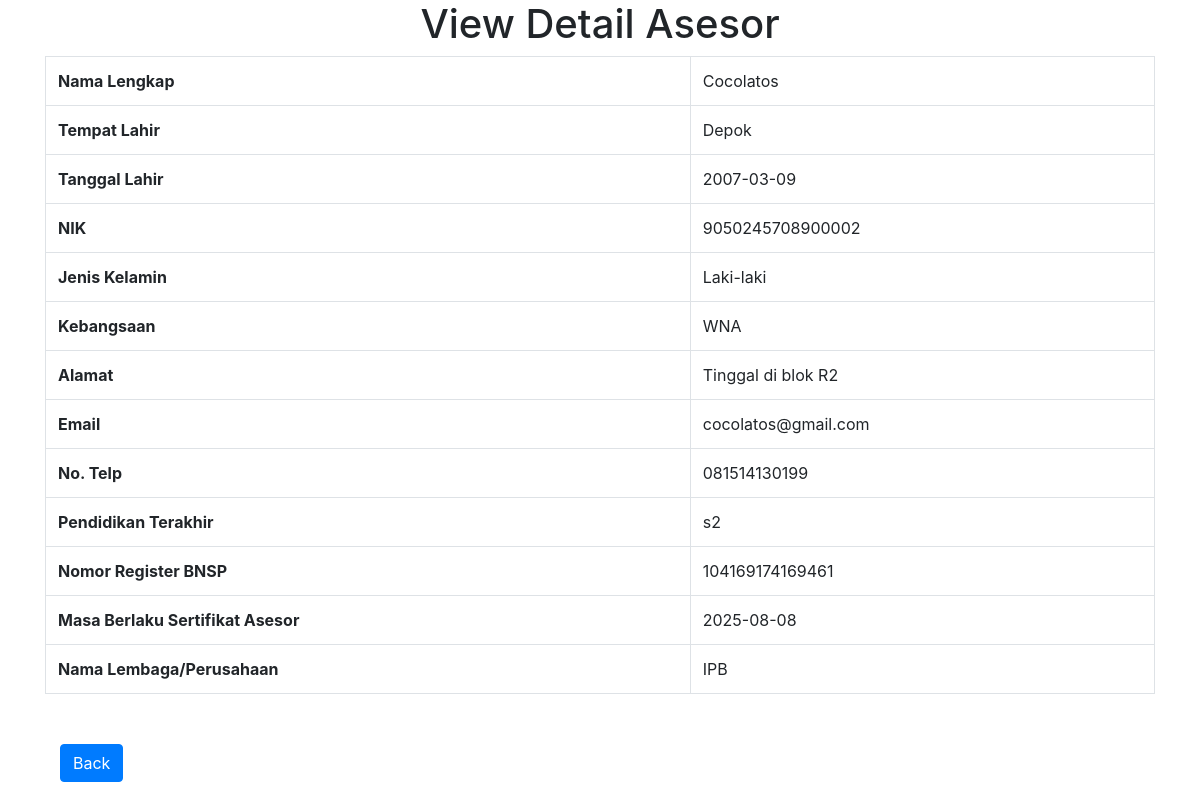
/view-detail-asesor.php?nik_number=9050245708900002, run on the app's committed database.
### tables this page shows
CREATE TABLE `data_asesor` (
  `id_assessor` int(11) NOT NULL,
  `assessor_name` varchar(255) NOT NULL,
  `tempat_lahir` varchar(255) NOT NULL,
  `birth_date` date NOT NULL,
  `nik_number` varchar(255) NOT NULL,
  `gender` enum('Laki-laki','Perempuan') NOT NULL,
  `nationality` varchar(255) NOT NULL,
  `address` varchar(255) NOT NULL,
  `email` varchar(255) NOT NULL,
  `phone_number` varchar(255) NOT NULL,
  `education_level` varchar(255) NOT NULL,
  `bnsp_reg_num` varchar(255) NOT NULL,
  `exp_date_sertificate` date NOT NULL,
  `institutional_name` varchar(255) NOT NULL
);

### src/view-detail-asesor.php (the view, shortened to what this page needs)
<!DOCTYPE html>
<html>
<head>
    <link rel="stylesheet" href="https://stackpath.bootstrapcdn.com/bootstrap/4.5.2/css/bootstrap.min.css">
</head>
<body>
    <div class="container">
        <h1 class="text-center">View Detail Asesor</h1>
        <table class="table table-bordered">
            <tbody>
                <?php
                $servername = "localhost";
                $username = "root";
                $password = "";
                $dbname = "pendaftaran";
                $conn = mysqli_connect($servername, $username, $password, $dbname);
                $sql = "SELECT * FROM data_asesor WHERE nik_number='".$_GET['nik_number']."'";
                $result = mysqli_query($conn, $sql);
                if (mysqli_num_rows($result) > 0) {
                    while($row = mysqli_fetch_assoc($result)) {
                        echo
                        "<tr>
                            <th>Nama Lengkap</th>
                            <td>".$row["assessor_name"]."</td>
                        </tr>
                        <tr>
                        <th>Tempat Lahir</th>
                        <td>".$row["tempat_lahir"]."</td>
                        </tr>
                        <tr>
                        <th>Tanggal Lahir</th>
                        <td>".$row["birth_date"]."</td>
                        </tr>
                        <tr>
                        <th>NIK</th>
                        <td>".$row["nik_number"]."</td>
                        </tr>
                        <tr>
                        <th>Jenis Kelamin</th>
                        <td>".$row["gender"]."</td>
                        </tr>
                        <tr>
                        <th>Kebangsaan</th>
                        <td>".$row["nationality"]."</td>
                        </tr>
                        <tr>
                        <th>Alamat</th>
                        <td>".$row["address"]."</td>
                        </tr>
                        <tr>
                        <th>Email</th>
                        <td>".$row["email"]."</td>
                        </tr>
                        <tr>
                        <th>No. Telp</th>
                        <td>".$row["phone_number"]."</td>
                        </tr>
                        <tr>
                        <th>Pendidikan Terakhir</th>
                        <td>".$row["education_level"]."</td>
                        </tr>
                        <tr>
                        <th>Nomor Register BNSP</th>
                        <td>".$row["bnsp_reg_num"]."</td>
                        </tr>
                        <tr>
                        <th>Masa Berlaku Sertifikat Asesor</th>
                        <td>".$row["exp_date_sertificate"]."</td>
                        </tr>
                        <tr>
                        <th>Nama Lembaga/Perusahaan</th>
                        <td>".$row["institutional_name"]."</td>
                        </tr>";
                    }
                } else {
                    echo "0 results";
                }
                ?>
            </tbody>
        </table>
        <div class="container" style="margin-top: 50px;">
            <div class="row">
                <div class="col-6">
                    <a href="view-data-asesor.php" class="btn btn-primary">Back</a>
                </div>
            </div>
        </div>
    </div>
</body>
</html>

### data on the page
data_asesor: assessor_name "Cocolatos", tempat_lahir "Depok", birth_date "2007-03-09", nik_number "9050245708900002", gender "Laki-laki", nationality "WNA", address "Tinggal di blok R2", email "cocolatos@gmail.com", phone_number "081514130199", education_level "s2", bnsp_reg_num "104169174169461", exp_date_sertificate "2025-08-08", institutional_name "IPB"
